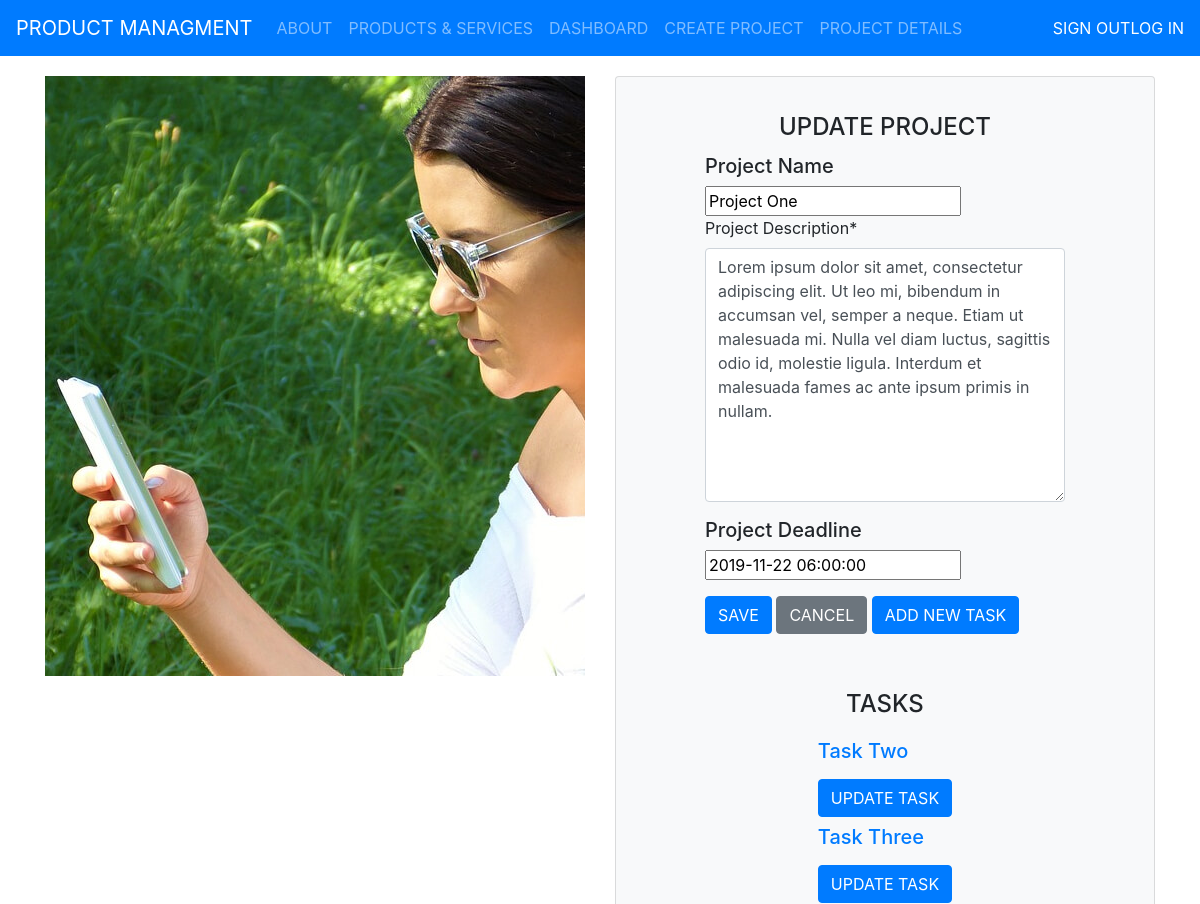
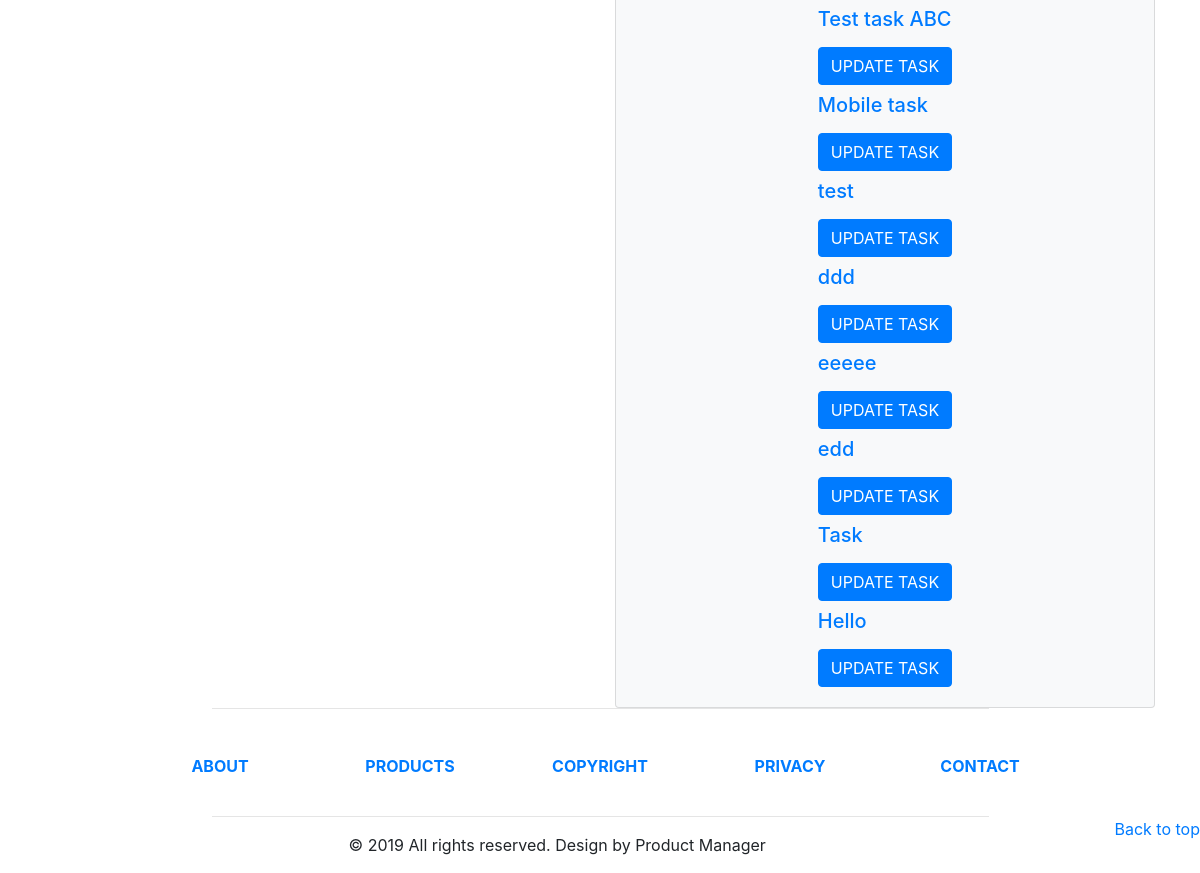
/project_manager/project/1/update/, run on the app's committed database (2 pictures, top to bottom).
### project_manager/models.py (models this page shows, shortened)
class Project(models.Model):
    projectname = models.CharField("Project Name", max_length=200)
    projdesc = models.CharField("Project Description", max_length=500)
    projectid = models.AutoField(primary_key=True)
    projstatus = models.BooleanField("Project Status", default=False)
    project_deadline = models.DateTimeField(
        auto_now=False, auto_now_add=False, null=False)
    proj_created_at = models.DateTimeField(auto_now_add=True)

class Task(models.Model):
    taskid = models.AutoField(primary_key=True)
    task_name = models.CharField(max_length=128)
    task_description = models.TextField(max_length=256)
    TASK_PRIORITY = (
        (1, 'Low Priority'),
        (2, 'Medium Priority'),
        (3, 'High Priority')
    )
    task_priority = models.PositiveIntegerField("Task Priority",
        choices=TASK_PRIORITY, default=1)
    task_performer = models.ForeignKey(User,default=1, on_delete=models.CASCADE)
    project = models.ForeignKey(Project, on_delete=models.CASCADE, default=1, related_name='project_tasks')

### project_manager/views.py (the view, shortened to what this page needs)
# urls.py: path('project/<int:pk>/update/', views.ProjectUpdateView.as_view(), name='project-update'),
class ProjectUpdateView(FormView):
	template_name = "project_update.html"
	def get_object(self):
		id = self.kwargs.get('pk')
		obj = None
		if id is not None:
			obj = get_object_or_404(Project, projectid=id)
		return obj
	def get(self, request, id=None, *args, **kwargs):
		context = {}
		obj = self.get_object()
		if obj is not None:
			form = ProjectsForm(instance=obj)
			task_form = TasksForm()
			context['project'] = obj
			context['form'] = form
			context['projectid'] = obj.projectid
			context['tasks'] = Task.objects.filter(project__projectid=obj.projectid)
		return render(request, self.template_name, context)

### project_manager/forms.py
class ProjectsForm(forms.ModelForm):
    projectname = forms.CharField(label='Project Name', max_length=30, min_length=5, widget=forms.TextInput(
        attrs={'placeholder': 'Enter the project name'}))
    projdesc = forms.CharField(label='Project Description', widget=forms.Textarea(
        attrs={'placeholder': 'Describe the project in 500 characters'}), required=True)
    project_deadline = forms.DateTimeField(
        label='Project Deadline Date', widget=DateTimePickerInput(), required=True)
    class Meta:
        model = Project
        fields = ['projectname', 'projdesc', 'project_deadline']

### project_manager/templates/project_update.html (shortened to what this page needs)
{% load static %}
{% load crispy_forms_tags %}
<!DOCTYPE html>
<html lang="en">
  <head>
    <link rel="stylesheet" href="https://stackpath.bootstrapcdn.com/bootstrap/4.3.1/css/bootstrap.min.css">
    <link rel="stylesheet" href="https://maxcdn.bootstrapcdn.com/font-awesome/4.7.0/css/font-awesome.min.css">
  </head>
  <body>
    <header>
      <nav class="navbar navbar-expand-lg navbar-dark bg-primary" style="text-transform: uppercase;">
        <a class="navbar-brand" href="#">Product Managment</a>
        <div class="collapse navbar-collapse" id="navbarSupportedContent">
          <ul class="navbar-nav mr-auto">
            <li class="nav-item">
              <a class="nav-link" href="{% url 'index' %}">About</a>
            </li>
            <li class="nav-item">
              <a class="nav-link" href="#">Products & Services</a>
            </li>
            <li class="nav-item">
              <a class="nav-link" href="{% url 'dashboard' %}">Dashboard</a>
            </li>
            <li class="nav-item">
              <a class="nav-link" href="{% url 'project-create' %}">Create Project</a>
            </li>
            <li class="nav-item">
                <a class="nav-link" href="{% url 'project-detail' projectid %}">Project Details</a>
            </li>
          </ul>
          {% if user.is_authenticated %}
          {% block empty %}{% endblock%}
          {% else %}
          <span span class="navbar-text" class="{% block register_active %}{% endblock %}">
            <a href="{% url 'register' %}">Sign Out</a>
          </span>
          <span class="navbar-text" class="{% block login_active %}{% endblock %}">
            <a href="{% url 'login' %}">Log In</a>
          </span>
          {% endif %}
        </div>
      </nav>
    </header>
    <div class="container">
      <div class="row" style="margin-top: 20px;">
        <div class="col-12 col-md-6 cl-xl-6">
          <div>
            <div id="myCarousel" class="carousel slide" data-ride="carousel">
              <div class="carousel-inner">
                <div class="carousel-item active">
                  <img src="{% static 'img/gallery/gallery-5.jpg' %}" alt="First Slide">
                </div>
              </div>
            </div>
          </div>
        </div>
        <div class="col-12 col-md-6 col-xl-6">
          <div class="card bg-light">
            <article class="card-body mx-auto" style="max-width: 400px;">
              <h4 class="card-title mt-3 text-center">UPDATE PROJECT</h4>
              <form class="form-horizontal" role="form" action="" method="POST" enctype="multipart/form-data">
                <h5>Project Name</h5>
                {{ form.projectname }}
                {{ form.projdesc|as_crispy_field }}
                <h5>Project Deadline</h5>
                <p>{{ form.project_deadline }}</p>
                <button type="submit" formmethod="post" class="btn btn-primary">SAVE</button>
                <a class="btn btn-secondary" href="{% url 'dashboard' %}">CANCEL</a>
                <a class="btn btn-primary" href="{% url 'task-create' %}">ADD NEW TASK</a>
              </form>
            </article>
            <article class="card-body mx-auto" style="max-width: 400px;">
                <h4 class="card-title mt-3 text-center">TASKS</h4>
                {% for task in tasks %}
                <ul class="navbar-nav mr-auto">
                  <h5><a class="nav-link" href="{% url 'task-detail' task.taskid %}">{{ task.task_name }}</a></h5>
                  <a class="btn btn-primary" href="{% url 'project-update-second' projectid %}">UPDATE TASK</a>
                </ul>
                {% endfor %}
            </article>
          </div>
        </div>
      </div>
    </div>
    <footer class="page-footer font-small">
      <div class="container">
        <hr class="rgba-white-light" style="margin: 0 15%;">
        <div class="row text-center d-flex justify-content-center pt-5 mb-3">
          <div class="col-md-2 mb-3">
            <h6 class="text-uppercase font-weight-bold">
              <a href="{% url 'index' %}">About</a>
            </h6>
          </div>
          <div class="col-md-2 mb-3">
            <h6 class="text-uppercase font-weight-bold">
              <a href="#!">Products</a>
            </h6>
          </div>
          <div class="col-md-2 mb-3">
            <h6 class="text-uppercase font-weight-bold">
                <a href="#!">Copyright</a>
            </h6>
          </div>
          <div class="col-md-2 mb-3">
            <h6 class="text-uppercase font-weight-bold">
              <a href="#!">Privacy</a>
            </h6>
          </div>
          <div class="col-md-2 mb-3">
            <h6 class="text-uppercase font-weight-bold">
              <a href="#!">Contact</a>
            </h6>
          </div>
        </div>
        <hr class="rgba-white-light" style="margin: 0 15%;">
      </div>
      <div class="float-right"><a href="#">Back to top</a></div>
      <div class="footer-copyright text-center py-3">&copy; 2019 All rights reserved. Design by Product Manager</div>
    </footer>
  </body>
</html>

### project_manager/templates/project_update.html (style rules this page uses)
.carousel-item { text-align: center; min-height: 280px; }

### data on the page
Project: projectname "Project One", projdesc "Lorem ipsum dolor sit amet, consectetur adipiscing elit. Ut leo mi, bibendum in accumsan vel, semper a neque. Etiam ut malesuada mi. Nulla vel diam luctus, sagittis odio id, molestie ligula. Interdum et malesuada fames ac ante ipsum primis in nullam.", project_deadline "2019-11-22 06:00:00"
Task: task_name "Task Two"
Task: task_name "Task Three"
Task: task_name "Test task ABC"
Task: task_name "Mobile task"
Task: task_name "test"
Task: task_name "ddd"
Task: task_name "eeeee"
Task: task_name "edd"
Task: task_name "Task"
Task: task_name "Hello"
